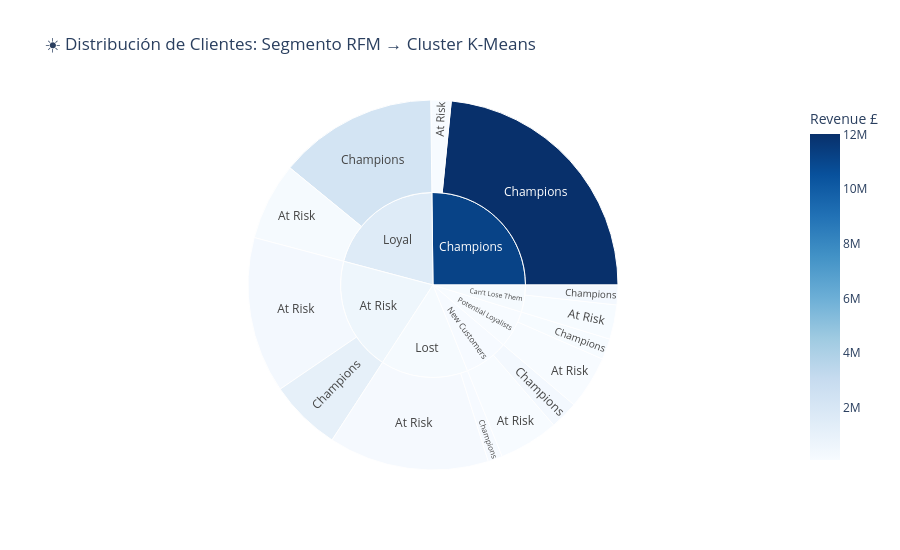

The code cell stored with this chart in its notebook:
### Code cell
# ── Sunburst: RFM_segment → cluster_label ─────────────────────────────────────
sunburst_df = (
    c360.groupby(['RFM_segment','cluster_label'])
    .agg(n=('Customer ID','count'), revenue=('monetary','sum'))
    .reset_index()
)

fig = px.sunburst(
    sunburst_df,
    path=['RFM_segment','cluster_label'],
    values='n',
    color='revenue',
    color_continuous_scale='Blues',
    hover_data={'revenue': ':.0f'},
    title='☀️ Distribución de Clientes: Segmento RFM → Cluster K-Means'
)
fig.update_layout(height=550, coloraxis_colorbar_title='Revenue £')
fig.show()
fig.write_html(OUTPUT_DIR / 'sunburst_segments.html')
print('✅ sunburst_segments.html guardado')

### Figure 1 — Plotly figure (JSON) as saved in the notebook; plotly's stock layout.template omitted (floating-point values rounded to 4 significant figures)
{"data": [{"branchvalues": "total", "customdata": [[341700.0], [1123000.0], [118900.0], [323600.0], [79980.0], [12020000.0], [224000.0], [135900.0], [216900.0], [2247000.0], [86030.0], [333000.0], [79710.0], [123000.0], [588300.0], [193500.0], [11180000.0], [216700.0], [1580000.0], [165400.0], [91890.0]], "domain": {"x": [0, 1], "y": [0, 1]}, "hovertemplate": "labels=%{label}<br>n=%{value}<br>parent=%{parent}<br>id=%{id}<br>revenue=%{color:.0f}<extra></extra>", "ids": ["At Risk/At Risk", "At Risk/Champions", "Can't Lose Them/At Risk", "Can't Lose Them/Champions", "Champions/At Risk", "Champions/Champions", "Lost/At Risk", "Lost/Champions", "Loyal/At Risk", "Loyal/Champions", "New Customers/At Risk", "New Customers/Champions", "Potential Loyalists/At Risk", "Potential Loyalists/Champions", "At Risk", "Can't Lose Them", "Champions", "Lost", "Loyal", "New Customers", "Potential Loyalists"], "labels": ["At Risk", "Champions", "At Risk", "Champions", "At Risk", "Champions", "At Risk", "Champions", "At Risk", "Champions", "At Risk", "Champions", "At Risk", "Champions", "At Risk", "Can't Lose Them", "Champions", "Lost", "Loyal", "New Customers", "Potential Loyalists"], "marker": {"coloraxis": "coloraxis", "colors": [341700.0, 1123000.0, 118900.0, 323600.0, 79980.0, 12020000.0, 224000.0, 135900.0, 216900.0, 2247000.0, 86030.0, 333000.0, 79710.0, 123000.0, 588300.0, 193500.0, 11180000.0, 216700.0, 1580000.0, 165400.0, 91890.0]}, "name": "", "parents": ["At Risk", "At Risk", "Can't Lose Them", "Can't Lose Them", "Champions", "Champions", "Lost", "Lost", "Loyal", "Loyal", "New Customers", "New Customers", "Potential Loyalists", "Potential Loyalists", "", "", "", "", "", "", ""], "type": "sunburst", "values": [800.0, 369.0, 176.0, 101.0, 104.0, 1373.0, 822.0, 74.0, 398.0, 814.0, 306.0, 145.0, 273.0, 107.0, 1169.0, 277.0, 1477.0, 896.0, 1212.0, 451.0, 380.0]}], "layout": {"coloraxis": {"autocolorscale": false, "colorbar": {"title": {"text": "Revenue £"}}, "colorscale": [[0, "rgb(247,251,255)"], [0.125, "rgb(222,235,247)"], [0.25, "rgb(198,219,239)"], [0.375, "rgb(158,202,225)"], [0.5, "rgb(107,174,214)"], [0.625, "rgb(66,146,198)"], [0.75, "rgb(33,113,181)"], [0.875, "rgb(8,81,156)"], [1, "rgb(8,48,107)"]]}, "height": 550, "legend": {"tracegroupgap": 0}, "title": {"text": "☀️ Distribución de Clientes: Segmento RFM → Cluster K-Means"}}}
